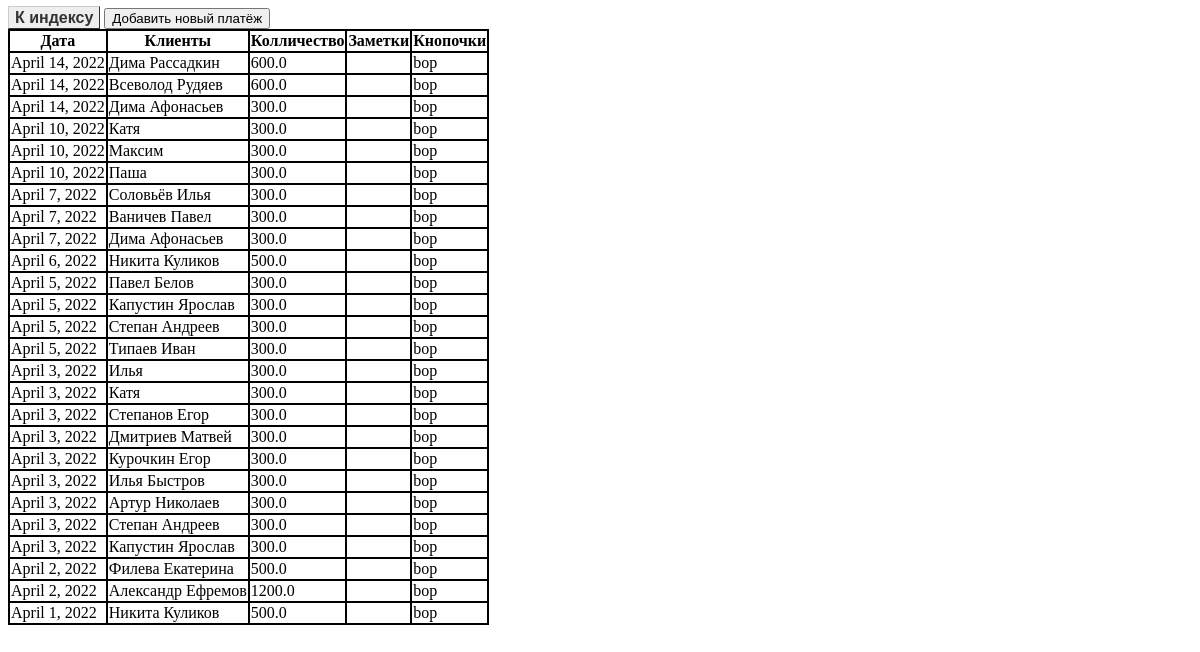
/CRM/paymentsTab, run on an earlier commit of the app's database.
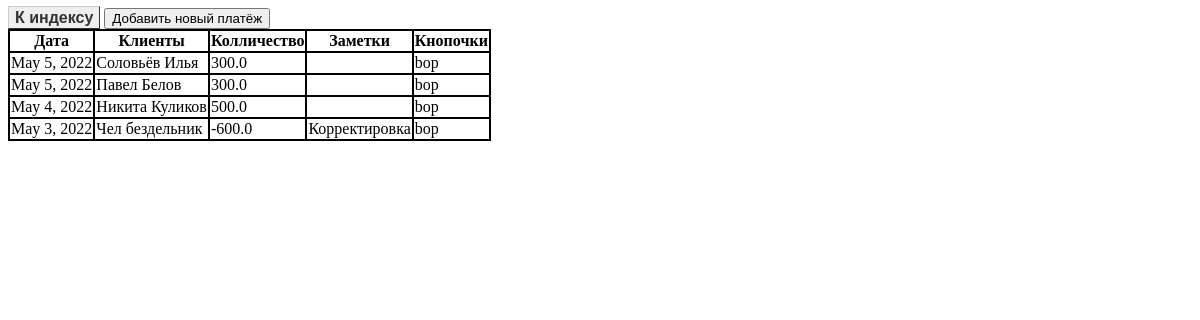
And on a later commit of the database.
### CRM/models.py (models this page shows, shortened)
class Payment(models.Model):
    client = models.ForeignKey(Client,on_delete=models.CASCADE)
    date = models.DateField()
    value = models.FloatField(default=0)
    note = models.CharField(max_length=200,default="")

class Client(models.Model):
    name = models.CharField(max_length=200)
    money = models.FloatField(default=0)
    active = models.BooleanField(default=True)

### CRM/views.py (the view)
# urls.py: path('CRM/paymentsTab',views.CRM_payments,name = 'CRM_payments'),
def CRM_payments(request):
    payments = Payment.objects.order_by('-date')
    clients = Client.objects.all()
    template = loader.get_template('crm/simplePayments.html')
    context = {
        'payments' : payments,
        'clients' : clients
    }
    return HttpResponse(template.render(context, request))

### CRM/templates/crm/simplePayments.html (shortened to what this page needs)
<!DOCTYPE html>
<html>
    <head>
        {% load static %}
        <link rel="stylesheet" type="text/css" href="{% static 'crm/simpleStyle.css' %}">
    </head>
    <body>
        <a class = "button" href = {%url 'index'%}>К индексу</a>
        <button onclick="document.getElementById('newPayment').classList.remove('hidden');">Добавить новый платёж</button>
        <table>
            <tr>
                <th>Дата</th>
                <th>Клиенты</th>
                <th>Колличество</th>
                <th>Заметки</th>
                <th>Кнопочки</th>
            </tr>
            {%for pay in payments%}
                <tr>
                    <td>{{pay.date}}</td>
                    <td>{{pay.client.name}}</td>
                    <td>{{pay.value}}</td>
                    <td>{{pay.note}}</td>
                    <td>bop</td>
                </tr>
            {%endfor%}
        </table>
    </body>
</html>

What changed in the data, as far as the page shows it:
removed Payment: date "April 14, 2022", client.name "Дима Рассадкин", value "600.0"
removed Payment: date "April 14, 2022", client.name "Всеволод Рудяев", value "600.0"
removed Payment: date "April 14, 2022", client.name "Дима Афонасьев", value "300.0"
removed Payment: date "April 10, 2022", client.name "Катя", value "300.0"
removed Payment: date "April 10, 2022", client.name "Максим", value "300.0"
removed Payment: date "April 10, 2022", client.name "Паша", value "300.0"
removed Payment: date "April 7, 2022", client.name "Соловьёв Илья", value "300.0"
removed Payment: date "April 7, 2022", client.name "Ваничев Павел", value "300.0"
removed Payment: date "April 7, 2022", client.name "Дима Афонасьев", value "300.0"
removed Payment: date "April 6, 2022", client.name "Никита Куликов", value "500.0"
removed Payment: date "April 5, 2022", client.name "Павел Белов", value "300.0"
removed Payment: date "April 5, 2022", client.name "Капустин Ярослав", value "300.0"
removed Payment: date "April 5, 2022", client.name "Степан Андреев", value "300.0"
removed Payment: date "April 5, 2022", client.name "Типаев Иван", value "300.0"
removed Payment: date "April 3, 2022", client.name "Илья", value "300.0"
removed Payment: date "April 3, 2022", client.name "Катя", value "300.0"
removed Payment: date "April 3, 2022", client.name "Степанов Егор", value "300.0"
removed Payment: date "April 3, 2022", client.name "Дмитриев Матвей", value "300.0"
removed Payment: date "April 3, 2022", client.name "Курочкин Егор", value "300.0"
removed Payment: date "April 3, 2022", client.name "Илья Быстров", value "300.0"
removed Payment: date "April 3, 2022", client.name "Артур Николаев", value "300.0"
removed Payment: date "April 3, 2022", client.name "Степан Андреев", value "300.0"
removed Payment: date "April 3, 2022", client.name "Капустин Ярослав", value "300.0"
removed Payment: date "April 2, 2022", client.name "Филева Екатерина", value "500.0"
removed Payment: date "April 2, 2022", client.name "Александр Ефремов", value "1200.0"
removed Payment: date "April 1, 2022", client.name "Никита Куликов", value "500.0"
added Payment: date "May 5, 2022", client.name "Соловьёв Илья", value "300.0"
added Payment: date "May 5, 2022", client.name "Павел Белов", value "300.0"
added Payment: date "May 4, 2022", client.name "Никита Куликов", value "500.0"
added Payment: date "May 3, 2022", client.name "Чел бездельник", value "-600.0", note "Корректировка"
